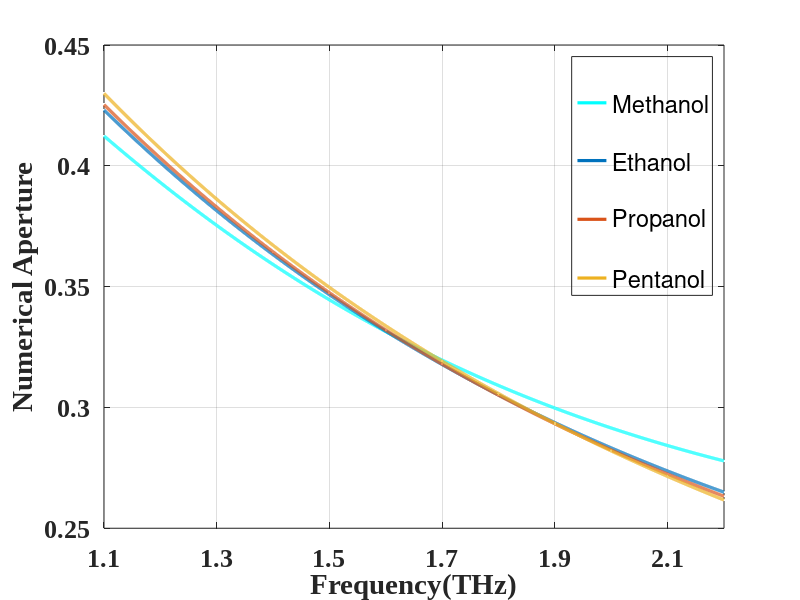

This chart was generated by the following MATLAB code:
%%%%%%%%%%%%%%%%%%%%%%%%%%%%NA_methanol
start_1_lam1=[
    1.1
    1.2
    1.3
    1.4
    1.5
    1.6
    1.7
    1.8
    1.9
    2.0
    2.1
    2.2 
];

%FUNDAMENTAL MODE imaginary part
start_1_img=[
    0.4123541396750187
    0.39307756285704215      
    0.37533680329173524      
    0.35916957776681846      
    0.3445428862497979       
    0.3313785831241609       
    0.3195863000628014       
    0.3090717923770597       
    0.2997246183522317       
    0.2914763968097034       
    0.2842171401308623       
    0.2778617093613742       
    ];

  x=1.1:0.0005:2.2;
  y=interp1(start_1_lam1,start_1_img,x,'spline');
plot(start_1_lam1,start_1_img,'.w',x,y,'cyan','LineWidth',2.3);
hold on

%%%%%%%%%%%%%%%%%%%%%%%%%%%%%%NA_ethanol
start_5_lam1=[
    1.1
    1.2
    1.3
    1.4
    1.5
    1.6
    1.7
    1.8
    1.9
    2.0
    2.1
    2.2 
];

%FUNDAMENTAL MODE imaginary part
start_5_img=[
    0.42306561934844555
    0.4013382587106056       
    0.3814179794333411       
    0.36322426667354957      
    0.3466400409032954       
    0.3315260584763759       
    0.3177491168906016       
    0.3051862262650709       
    0.2937057748253171       
    0.2832374335326763       
    0.27366846047879234      
    0.26492633874802024      
];

  x=1.1:0.0005:2.2;
  y=interp1(start_5_lam1,start_5_img,x,'spline');
plot(start_5_lam1,start_5_img,'.w',x,y,'LineWidth',2.3);
hold on


%%%%%%%%%%%%%%%%%%%%%%%%%%%%%%NA_propanol
start_6_lam1=[
    1.1
    1.2
    1.3
    1.4
    1.5
    1.6
    1.7
    1.8
    1.9
    2.0
    2.1
    2.2 
];

%FUNDAMENTAL MODE imaginary part
start_6_img=[
   0.4253094451098382
   0.4031679375306658       
   0.3828857045697265       
   0.3643599475893142       
   0.347457954690608        
   0.33202910125241974      
   0.31793186511791294      
   0.30503699979138676      
   0.2932141890230243       
   0.28236960236486247      
   0.2724067955097005       
   0.2632437471008836       
];

  x=1.1:0.0005:2.2;
  y=interp1(start_6_lam1,start_6_img,x,'spline');
plot(start_6_lam1,start_6_img,'.w',x,y,'LineWidth',2.3);
  hold on
  
 %%%%%%%%%%%%%%%%%%%%%%%%%%%%%%NA_pentanol
start_2_lam1=[
    1.1
    1.2
    1.3
    1.4
    1.5
    1.6
    1.7
    1.8
    1.9
    2.0
    2.1
    2.2 
];

%FUNDAMENTAL MODE imaginary part
start_2_img=[
   0.42995205481894294
   0.40708473890449653      
   0.3861819860608065       
   0.3670996485831345       
   0.34967681690086067      
   0.3337430050199859       
   0.3191426614658433       
   0.305736337366083        
   0.29338535727444737      
   0.2819901006385055       
   0.2714487320749659       
   0.26167461456188373      
];

  x=1.1:0.0005:2.2;
  y=interp1(start_2_lam1,start_2_img,x,'spline');
plot(start_2_lam1,start_2_img,'.w',x,y,'LineWidth',2.3); 
  
set(gca,'FontSize',12,'FontName','Times New Roman','fontweight','b','xtick',[1.1:0.2:2.2])
%set(gca,'FontSize',12,'FontName','Times New Roman','fontweight','b','ytick',[1.54:0.07:1.92])
xlabel('Frequency(THz)','FontSize',18);
ylabel('Numerical Aperture','FontSize',18);
%ylim([1.54 1.92]);
xlim([1.1 2.2]);
set(gca,'FontSize',19); % size of tick marks on both axes
lgnd=legend(' ','Methanol',' ','Ethanol',' ','Propanol',' ','Pentanol');
set(lgnd,'color','none');
grid on